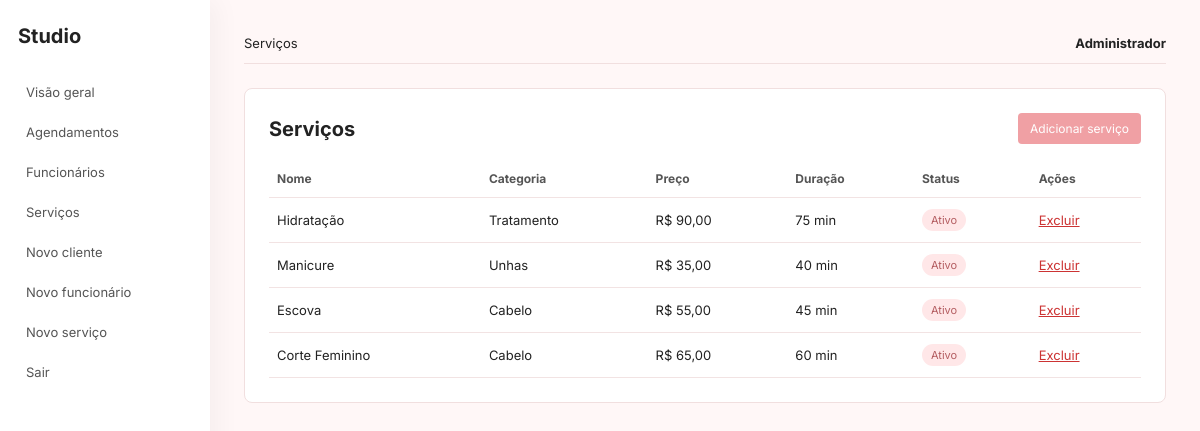
Page /admin_servicos.php (signed in) on the committed database.
### tables this page shows
CREATE TABLE IF NOT EXISTS servicos (
    id INT AUTO_INCREMENT PRIMARY KEY,
    nome VARCHAR(120) NOT NULL,
    categoria VARCHAR(90),
    preco DECIMAL(10,2) DEFAULT 0,
    duracao_min INT DEFAULT 60,
    status ENUM('Ativo','Inativo') DEFAULT 'Ativo',
    criado_em TIMESTAMP DEFAULT CURRENT_TIMESTAMP
);

### admin_servicos.php (the view, shortened to what this page needs)
<?php
require_once 'config/conexao.php';
require_once 'config/admin_layout.php';
$lista = $pdo->query('SELECT * FROM servicos ORDER BY id DESC')->fetchAll();
admin_header('Serviços');
?>
<section class="admin-panel"><div class="panel-title"><h1>Serviços</h1><a class="mini-btn" href="admin_novo_servico.php">Adicionar serviço</a></div><table><thead><tr><th>Nome</th><th>Categoria</th><th>Preço</th><th>Duração</th><th>Status</th><th>Ações</th></tr></thead><tbody><?php foreach($lista as $s): ?><tr><td><?= htmlspecialchars($s['nome']) ?></td><td><?= htmlspecialchars($s['categoria']) ?></td><td>R$ <?= number_format($s['preco'],2,',','.') ?></td><td><?= (int)$s['duracao_min'] ?> min</td><td><span class="status"><?= htmlspecialchars($s['status']) ?></span></td><td><a class="danger" onclick="return confirm('Excluir serviço?')" href="?excluir=<?= $s['id'] ?>">Excluir</a></td></tr><?php endforeach; ?></tbody></table></section>
<?php admin_footer(); ?>

### config/admin_layout.php
<?php
function admin_header($title) {
    $nomeAdmin = $_SESSION['admin_nome'] ?? 'Admin';
    echo '<!DOCTYPE html><html lang="pt-br"><head><meta charset="UTF-8"><meta name="viewport" content="width=device-width, initial-scale=1.0"><title>'.htmlspecialchars($title).'</title><link rel="stylesheet" href="assets/css/style.css"></head><body class="admin-body">';
    echo '<aside class="sidebar"><h2>Studio</h2><a href="admin_dashboard.php">Visão geral</a><a href="admin_agendamentos.php">Agendamentos</a><a href="admin_funcionarios.php">Funcionários</a><a href="admin_servicos.php">Serviços</a><a href="admin_novo_cliente.php">Novo cliente</a><a href="admin_novo_funcionario.php">Novo funcionário</a><a href="admin_novo_servico.php">Novo serviço</a><a href="admin_logout.php">Sair</a></aside>';
    echo '<main class="admin-main"><header class="admin-top"><span>'.htmlspecialchars($title).'</span><strong>'.htmlspecialchars($nomeAdmin).'</strong></header>';
}
function admin_footer() { echo '</main><script src="assets/js/script.js"></script></body></html>'; }
?>

### assets/css/style.css (style rules this page uses)
:root { --pink:#cf8387;--pink-light:#ffd5d7;--pink-soft:#f7eeee;--text:#222;--muted:#6b6b6b;--bg:#faf6f6;--danger:#c33; }
* { box-sizing:border-box;margin:0;padding:0 }
body { font-family:Inter,Arial,sans-serif;color:var(--text);background:#eee }
a { color:inherit }
.admin-body { min-height:100vh;background:#fff7f7;display:flex }
.sidebar { width:210px;background:#fff;box-shadow:8px 0 24px rgba(0,0,0,.04);padding:24px 18px;position:fixed;top:0;bottom:0;left:0 }
.sidebar h2 { font-size:20px;margin-bottom:26px;color:#222 }
.sidebar a { display:block;text-decoration:none;color:#555;font-size:13px;padding:10px 8px;border-radius:6px;margin-bottom:4px }
.admin-main { margin-left:210px;width:calc(100% - 210px);padding:22px 34px }
.admin-top { height:42px;display:flex;justify-content:space-between;align-items:center;border-bottom:1px solid #f1dfdf;margin-bottom:24px;font-size:13px }
.admin-panel,.admin-form-card { background:white;border-radius:8px;border:1px solid #f1dfdf;padding:24px;max-width:1040px }
.panel-title { display:flex;align-items:center;justify-content:space-between;margin-bottom:16px }
.panel-title h1,.admin-form-card h1 { font-size:20px }
.mini-btn { background:#f0a0a4;color:white;text-decoration:none;border-radius:4px;padding:8px 12px;font-size:12px }
table { width:100%;border-collapse:collapse;font-size:13px }
th,td { border-bottom:1px solid #f2e3e3;text-align:left;padding:11px 8px }
th { font-size:12px;color:#555 }
.status { display:inline-block;background:#ffe7e8;color:#b45d61;border-radius:99px;padding:4px 9px;font-size:11px }
.danger { color:var(--danger) }

### rows in the picture
servicos: nome "Hidratação", categoria "Tratamento", preco "90,00", duracao_min "75", status "Ativo"
servicos: nome "Manicure", categoria "Unhas", preco "35,00", duracao_min "40", status "Ativo"
servicos: nome "Escova", categoria "Cabelo", preco "55,00", duracao_min "45", status "Ativo"
servicos: nome "Corte Feminino", categoria "Cabelo", preco "65,00", duracao_min "60", status "Ativo"

### other values in the picture
$title "Serviços"
$nomeAdmin "Administrador"
